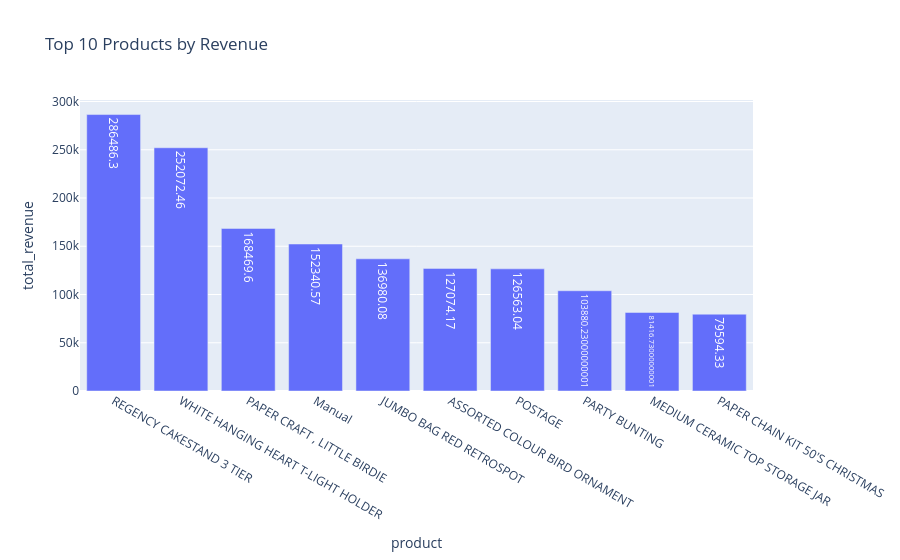

The notebook cell this image was saved under:
### Code cell
fig = px.bar(top_products, x="product", y="total_revenue", title="Top 10 Products by Revenue", text="total_revenue")
fig.show()
fig.write_image("../outputs/figures/top_products.png")

### Figure 1 — Plotly figure (JSON) as saved in the notebook; plotly's stock layout.template omitted (floating-point values rounded to 4 significant figures)
{"data": [{"hovertemplate": "product=%{x}<br>total_revenue=%{text}<extra></extra>", "legendgroup": "", "marker": {"color": "#636efa", "pattern": {"shape": ""}}, "name": "", "orientation": "v", "showlegend": false, "text": [286500.0, 252100.0, 168500.0, 152300.0, 137000.0, 127100.0, 126600.0, 103900.0, 81420.0, 79590.0], "textposition": "auto", "type": "bar", "x": ["REGENCY CAKESTAND 3 TIER", "WHITE HANGING HEART T-LIGHT HOLDER", "PAPER CRAFT , LITTLE BIRDIE", "Manual", "JUMBO BAG RED RETROSPOT", "ASSORTED COLOUR BIRD ORNAMENT", "POSTAGE", "PARTY BUNTING", "MEDIUM CERAMIC TOP STORAGE JAR", "PAPER CHAIN KIT 50'S CHRISTMAS"], "xaxis": "x", "y": [286500.0, 252100.0, 168500.0, 152300.0, 137000.0, 127100.0, 126600.0, 103900.0, 81420.0, 79590.0], "yaxis": "y"}], "layout": {"barmode": "relative", "legend": {"tracegroupgap": 0}, "title": {"text": "Top 10 Products by Revenue"}, "xaxis": {"anchor": "y", "domain": [0, 1], "title": {"text": "product"}}, "yaxis": {"anchor": "x", "domain": [0, 1], "title": {"text": "total_revenue"}}}}
